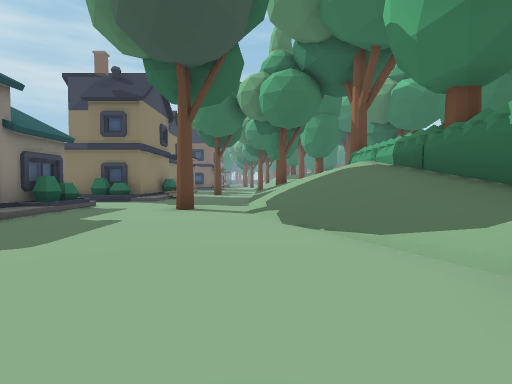
View 1 (above)

24 first-person views from a walk through a Godot game level. The camera is 1.2 m above the floor, tilts 2° down and sees 80° across. The floor is counted in squares, 2 m on a side. Each view is taken from the middle of a square. On the plan, view 1 faces up. The plan holds only what a view shows up to about 9 squares ahead; the rest is blank. The place goes on beyond the plan. Door leaves are left out where a doorway can be walked through.

View 2
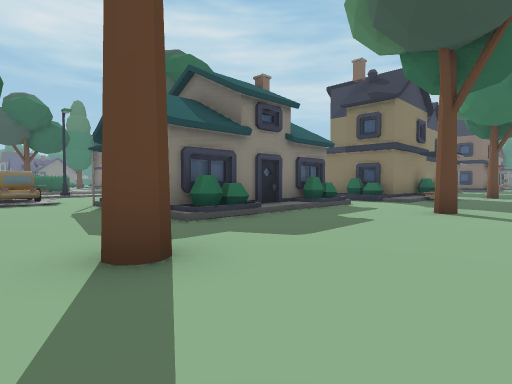

View 3
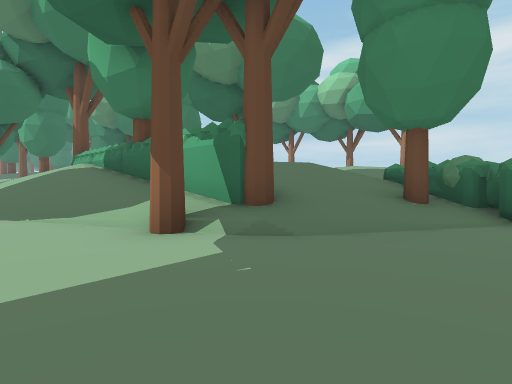

View 4
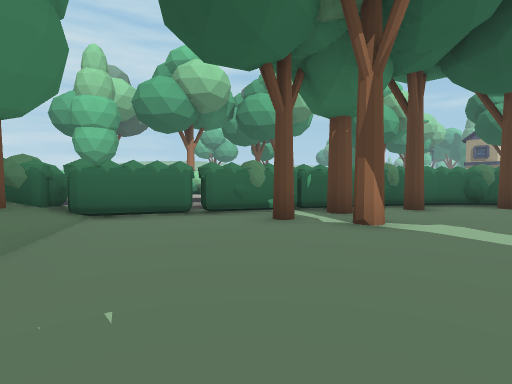

View 5
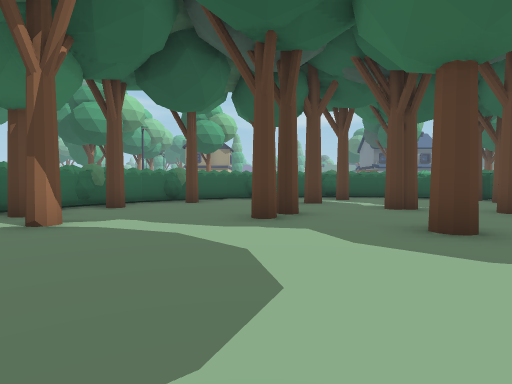

View 6
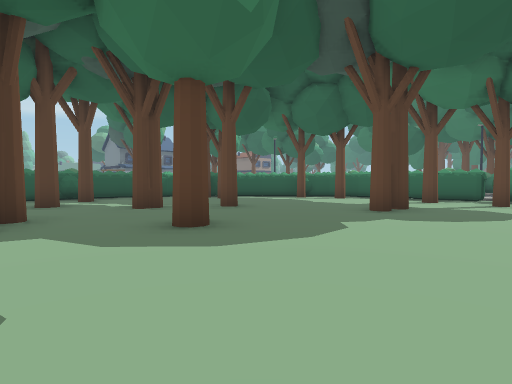

View 7
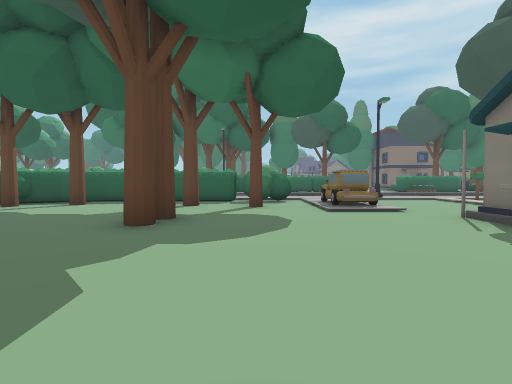

View 8
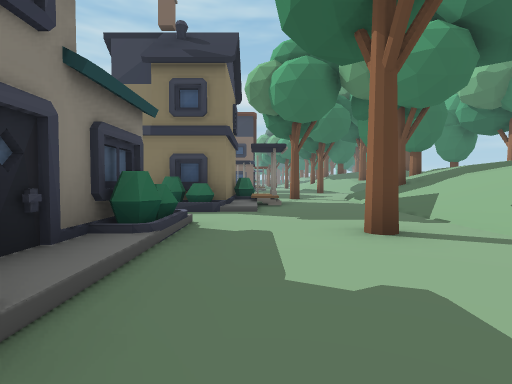

View 9
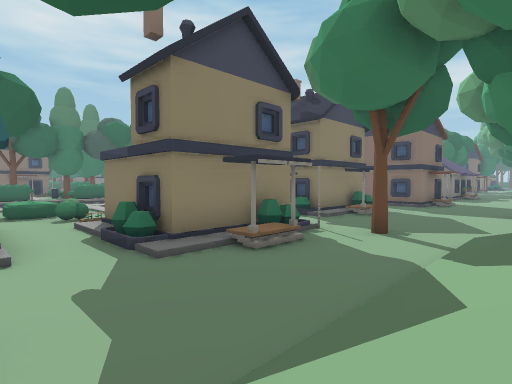

View 10
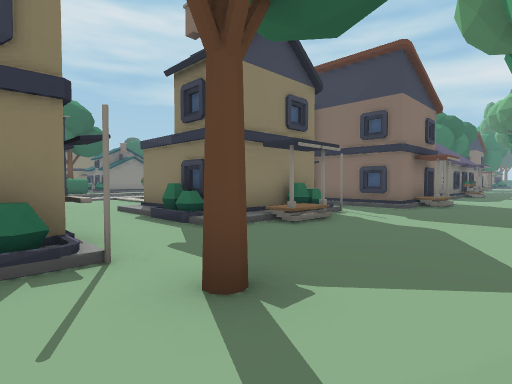

View 11
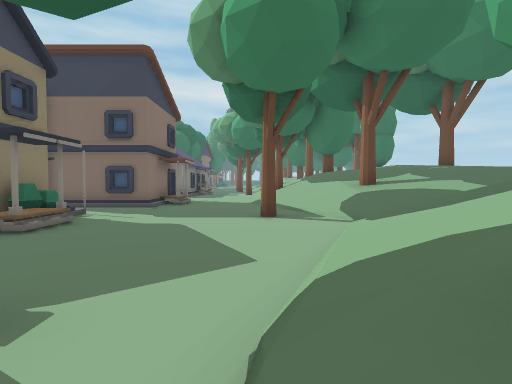

View 12
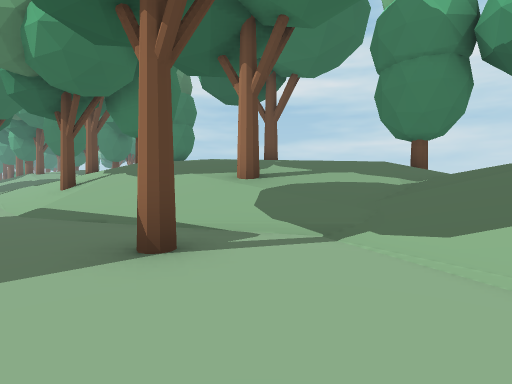

View 13
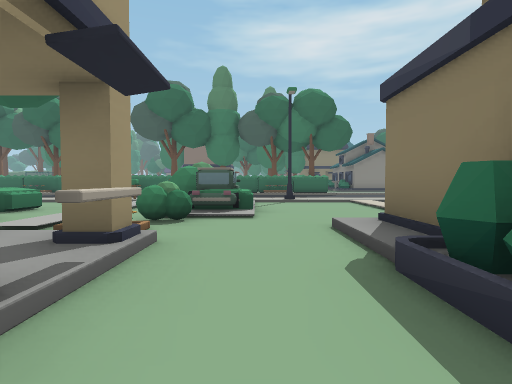

View 14
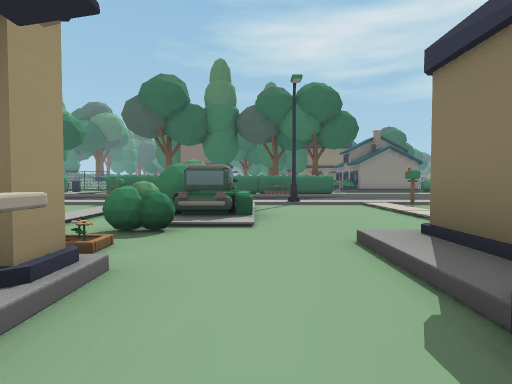

View 15
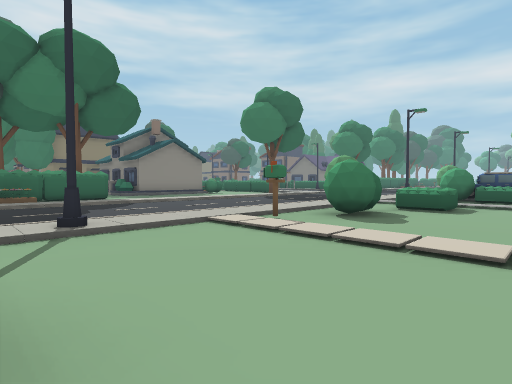

View 16
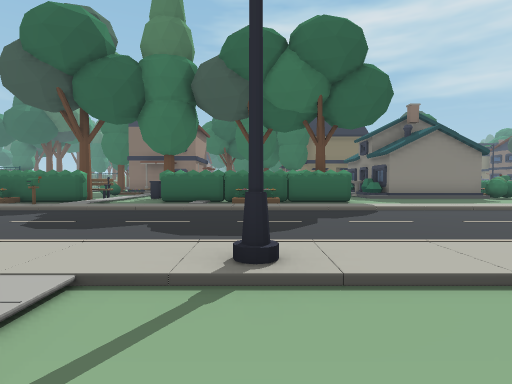

View 17
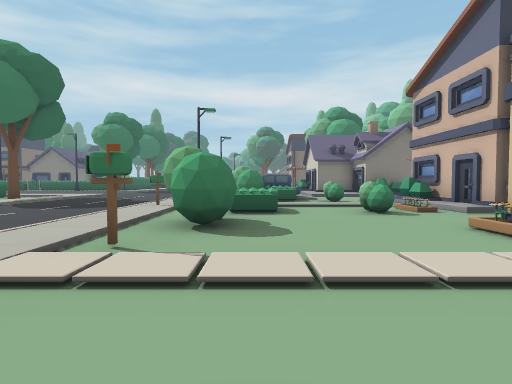

View 18
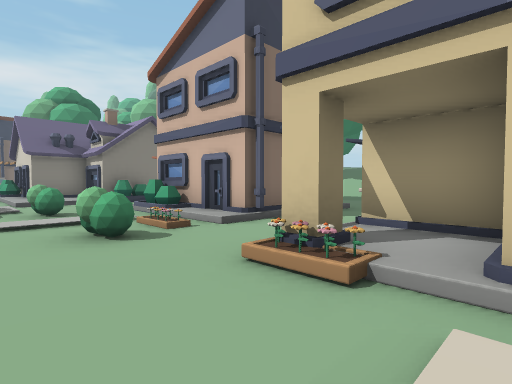

View 19
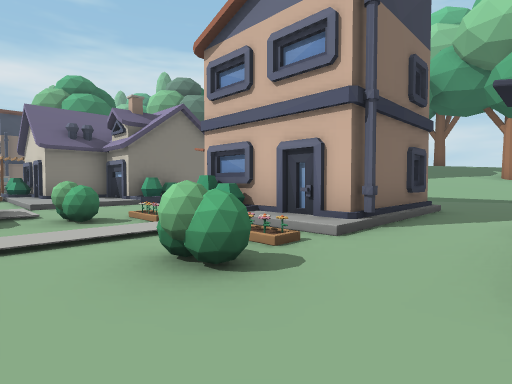

View 20
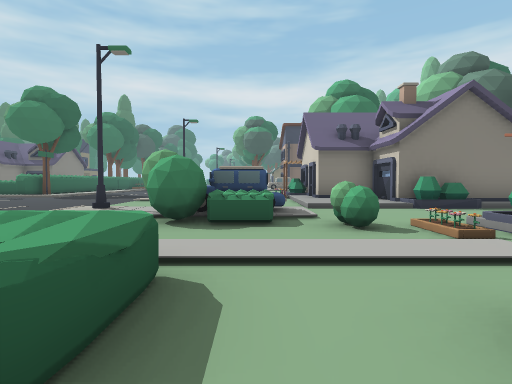

View 21
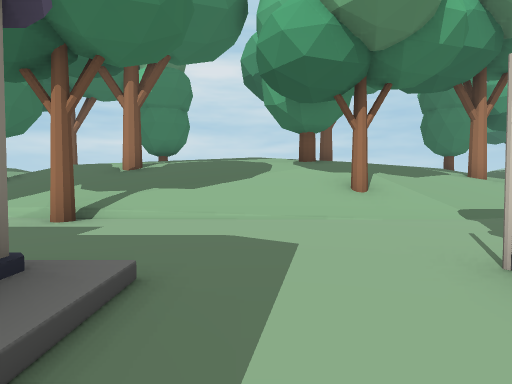

View 22
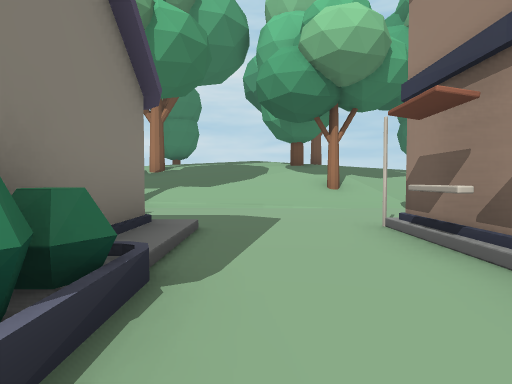

View 23
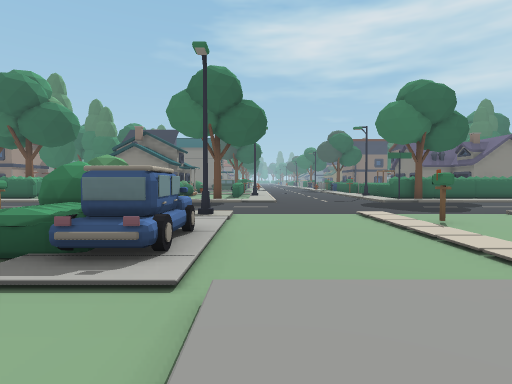

View 24
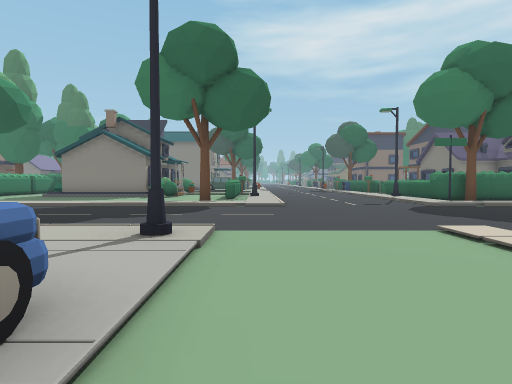

### Floor plan
Key: @ floor where view 1 was taken; # wall or solid block; . main floor; : floor 0.25 m higher than the main floor; + floor 2.25 m higher than the main floor; / step, stairs or slope; = window, fence, low wall or low ledge; ^ raised ledge; H house; E hedge; T tree; S streetlight; F flower; M mailbox; O other object.
Columns run from 20 left of view 1 to 7 right of it. Each row starts with its distance up from view 1.
 32  OO.....              ///
 31  .........           ////
 30  ....../M///#       /////
 29  ....../////###   ..T//T/
 28  ........../::###/../////
 27  ::......../::=///../////
 26   :....S:^#/......../////
 25  T:....//#^/........///#/
 24   :....  /E=F/HHH/../T/+
 23   :....: ////HH   ..//////
 22 ..:....M/^////H  H..//////
 21 ..:....:.E.=F/HHH/...//////
 20 ..:.... #............//T///
 19 ..:.... #....###/...T./////#
 18 ..:....:M...####//....//////
 17 E.:....//://####//....////
 16 #.:....:....####/....////
 15 E//....S....///=/....//
 14  .:....//#^/.........//
 13 E.:....:##E=./HHHHT.//
 12 ..:.... #...F  HH/../T//
 11 //:...   :::: H:H/..////
 10 #/M.   O...=OHHHH/..///E
  9 E.:    :..E#.///H/..///T
  8 E/     :. ^.........////
  7               HHH.#.////
  6                H/...////
  5         /:     H/....//E
  4         ... H  H/....//E
  3         ....HHHHH....//# //
  2          ///........../E///
  1         :^#/......T...#T///
  0         #...........@..//#E
 -1         #.T.............//#
 -2         E...#.............#
 -3         #T...#...........E
 -4         E........#....TT.#
 -5         #..........#...#E
 -6         ET....#.#.#.....E
 -7         /ET  .........T#
 -8          #O    ..#...E.E
 -9                 ...T.TE

Positions as (right, up) in squares from view 1, and headings:
1: (0, 0), facing up
2: (0, 0), facing up-left
3: (0, -2), facing up-right
4: (0, 0), facing down-right
5: (-1, 0), facing down
6: (-1, 0), facing down-left
7: (-3, -1), facing left
8: (-3, 3), facing up
9: (1, 7), facing up-left
10: (0, 12), facing up-left
11: (0, 12), facing up
12: (-1, 16), facing up-right
13: (-4, 14), facing left
14: (-5, 14), facing left
15: (-9, 14), facing up-left
16: (-11, 15), facing left
17: (-11, 15), facing up
18: (-10, 17), facing up-right
19: (-10, 19), facing up-right
20: (-10, 20), facing up
21: (-5, 26), facing right
22: (-7, 26), facing right
23: (-7, 27), facing left
24: (-10, 27), facing left
